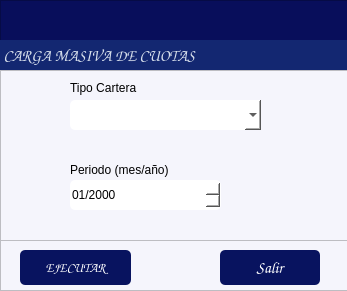
<?xml version="1.0" encoding="UTF-8"?>
<ui version="4.0">
 <class>formClientes</class>
 <widget class="QDialog" name="formClientes">
  <property name="windowModality">
   <enum>Qt::WindowModality::ApplicationModal</enum>
  </property>
  <property name="geometry">
   <rect>
    <x>0</x>
    <y>0</y>
    <width>347</width>
    <height>291</height>
   </rect>
  </property>
  <property name="windowTitle">
   <string/>
  </property>
  <property name="styleSheet">
   <string notr="true">background-color: rgb(245, 245, 252);</string>
  </property>
  <widget class="QFrame" name="frame">
   <property name="geometry">
    <rect>
     <x>0</x>
     <y>0</y>
     <width>681</width>
     <height>71</height>
    </rect>
   </property>
   <property name="maximumSize">
    <size>
     <width>16777215</width>
     <height>16777215</height>
    </size>
   </property>
   <property name="styleSheet">
    <string notr="true">background-color: rgb(8, 14, 91);</string>
   </property>
   <property name="frameShape">
    <enum>QFrame::Shape::StyledPanel</enum>
   </property>
   <property name="frameShadow">
    <enum>QFrame::Shadow::Raised</enum>
   </property>
   <widget class="QLabel" name="label_6">
    <property name="geometry">
     <rect>
      <x>0</x>
      <y>40</y>
      <width>832</width>
      <height>31</height>
     </rect>
    </property>
    <property name="font">
     <font>
      <family>Comic Sans MS</family>
      <pointsize>12</pointsize>
      <bold>true</bold>
     </font>
    </property>
    <property name="styleSheet">
     <string notr="true">color: rgb(255, 255, 255);
background-color: rgb(19, 39, 113);
color: rgb(255, 78, 2);
color: rgb(216, 224, 236);</string>
    </property>
    <property name="text">
     <string> CARGA MASIVA DE CUOTAS</string>
    </property>
    <property name="alignment">
     <set>Qt::AlignmentFlag::AlignLeading|Qt::AlignmentFlag::AlignLeft|Qt::AlignmentFlag::AlignVCenter</set>
    </property>
   </widget>
  </widget>
  <widget class="QFrame" name="frame_2">
   <property name="geometry">
    <rect>
     <x>0</x>
     <y>70</y>
     <width>681</width>
     <height>171</height>
    </rect>
   </property>
   <property name="maximumSize">
    <size>
     <width>16777215</width>
     <height>500</height>
    </size>
   </property>
   <property name="styleSheet">
    <string notr="true">background-color: rgb(255, 255, 255);
background-color: rgb(245, 245, 252);</string>
   </property>
   <property name="frameShape">
    <enum>QFrame::Shape::StyledPanel</enum>
   </property>
   <property name="frameShadow">
    <enum>QFrame::Shadow::Raised</enum>
   </property>
   <widget class="QLabel" name="label_10">
    <property name="geometry">
     <rect>
      <x>70</x>
      <y>10</y>
      <width>91</width>
      <height>16</height>
     </rect>
    </property>
    <property name="text">
     <string>Tipo Cartera</string>
    </property>
   </widget>
   <widget class="QComboBox" name="cmbTcartera">
    <property name="enabled">
     <bool>true</bool>
    </property>
    <property name="geometry">
     <rect>
      <x>70</x>
      <y>30</y>
      <width>191</width>
      <height>30</height>
     </rect>
    </property>
    <property name="styleSheet">
     <string notr="true">background-color: rgb(255, 255, 255);
border-radius:5px;</string>
    </property>
    <property name="placeholderText">
     <string>selecciona una opcion</string>
    </property>
    <item>
     <property name="text">
      <string>---seleccione una opcion...</string>
     </property>
    </item>
    <item>
     <property name="text">
      <string>locales comerciales</string>
     </property>
    </item>
    <item>
     <property name="text">
      <string>areas comunes</string>
     </property>
    </item>
   </widget>
   <widget class="QDateEdit" name="fechaPeriodo">
    <property name="geometry">
     <rect>
      <x>70</x>
      <y>110</y>
      <width>151</width>
      <height>30</height>
     </rect>
    </property>
    <property name="styleSheet">
     <string notr="true">color: rgb(0, 0, 0);
background-color: rgb(255, 255, 255);
border-radius:5px;</string>
    </property>
    <property name="displayFormat">
     <string>MM/yyyy</string>
    </property>
    <property name="calendarPopup">
     <bool>false</bool>
    </property>
   </widget>
   <widget class="QLabel" name="label_11">
    <property name="geometry">
     <rect>
      <x>70</x>
      <y>90</y>
      <width>121</width>
      <height>20</height>
     </rect>
    </property>
    <property name="text">
     <string>Periodo (mes/año)</string>
    </property>
   </widget>
  </widget>
  <widget class="QFrame" name="frame_3">
   <property name="geometry">
    <rect>
     <x>0</x>
     <y>240</y>
     <width>654</width>
     <height>51</height>
    </rect>
   </property>
   <property name="maximumSize">
    <size>
     <width>16777215</width>
     <height>60</height>
    </size>
   </property>
   <property name="styleSheet">
    <string notr="true"/>
   </property>
   <property name="frameShape">
    <enum>QFrame::Shape::StyledPanel</enum>
   </property>
   <property name="frameShadow">
    <enum>QFrame::Shadow::Raised</enum>
   </property>
   <widget class="QPushButton" name="btnSalir">
    <property name="geometry">
     <rect>
      <x>220</x>
      <y>10</y>
      <width>100</width>
      <height>35</height>
     </rect>
    </property>
    <property name="maximumSize">
     <size>
      <width>150</width>
      <height>100</height>
     </size>
    </property>
    <property name="font">
     <font>
      <family>Comic Sans MS</family>
      <pointsize>12</pointsize>
      <bold>false</bold>
     </font>
    </property>
    <property name="cursor">
     <cursorShape>PointingHandCursor</cursorShape>
    </property>
    <property name="layoutDirection">
     <enum>Qt::LayoutDirection::LeftToRight</enum>
    </property>
    <property name="styleSheet">
     <string notr="true">background-color: rgb(8, 19, 95);
color: rgb(255, 255, 255);
border-radius:5px;
</string>
    </property>
    <property name="text">
     <string>Salir</string>
    </property>
    <property name="icon">
     <iconset>
      <normaloff>../iconos/salir.ico</normaloff>../iconos/salir.ico</iconset>
    </property>
    <property name="iconSize">
     <size>
      <width>20</width>
      <height>20</height>
     </size>
    </property>
    <property name="flat">
     <bool>true</bool>
    </property>
   </widget>
   <widget class="QPushButton" name="btnEjecutar">
    <property name="geometry">
     <rect>
      <x>20</x>
      <y>10</y>
      <width>111</width>
      <height>35</height>
     </rect>
    </property>
    <property name="maximumSize">
     <size>
      <width>150</width>
      <height>100</height>
     </size>
    </property>
    <property name="font">
     <font>
      <family>Comic Sans MS</family>
      <pointsize>10</pointsize>
      <bold>true</bold>
     </font>
    </property>
    <property name="cursor">
     <cursorShape>PointingHandCursor</cursorShape>
    </property>
    <property name="layoutDirection">
     <enum>Qt::LayoutDirection::LeftToRight</enum>
    </property>
    <property name="styleSheet">
     <string notr="true">background-color: rgb(8, 19, 95);
color: rgb(255, 255, 255);
border-radius:5px;
</string>
    </property>
    <property name="text">
     <string>EJECUTAR</string>
    </property>
    <property name="icon">
     <iconset>
      <normaloff>../iconos/icon_menu.gif</normaloff>../iconos/icon_menu.gif</iconset>
    </property>
    <property name="iconSize">
     <size>
      <width>20</width>
      <height>20</height>
     </size>
    </property>
    <property name="flat">
     <bool>true</bool>
    </property>
   </widget>
  </widget>
 </widget>
 <resources/>
 <connections/>
</ui>
